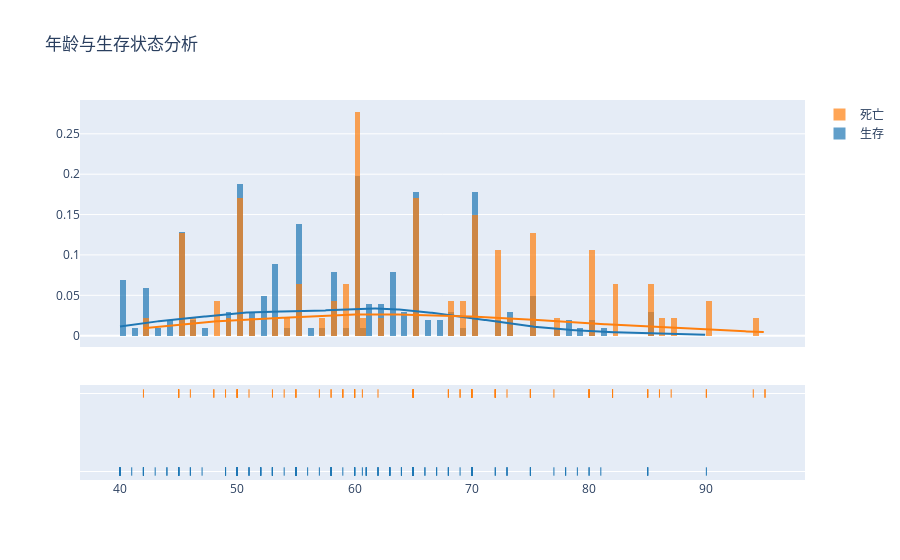

Notebook code for this chart:
### Code cell
## 年龄与死亡事件的关系
surv = heart_data[heart_data["DEATH_EVENT"]==0]["age"]
not_surv = heart_data[heart_data["DEATH_EVENT"]==1]["age"]
hist_data = [surv,not_surv]
group_labels = ['生存', '死亡']
fig = ff.create_distplot(hist_data, group_labels, bin_size=0.5)
fig.update_layout(title_text="年龄与生存状态分析")
fig.show()

### Figure 1 — Plotly figure (JSON) as saved in the notebook; plotly's stock layout.template omitted (floating-point values rounded to 4 significant figures; data arrays with more than 128 entries replaced by an {"elided": "..."} marker saying what was removed)
{"data": [{"autobinx": false, "histnorm": "probability density", "legendgroup": "生存", "marker": {"color": "rgb(31, 119, 180)"}, "name": "生存", "opacity": 0.7, "type": "histogram", "x": {"elided": "203 float values"}, "xaxis": "x", "xbins": {"end": 90, "size": 0.5, "start": 40}, "yaxis": "y"}, {"autobinx": false, "histnorm": "probability density", "legendgroup": "死亡", "marker": {"color": "rgb(255, 127, 14)"}, "name": "死亡", "opacity": 0.7, "type": "histogram", "x": [75, 55, 65, 50, 65, 90, 75, 60, 65, 80, 75, 62, 45, 50, 82, 87, 45, 70, 48, 65, 68, 75, 80, 95, 70, 58, 82, 94, 85, 50, 65, 69, 90, 82, 60, 70, 50, 70, 60, 50, 51, 60, 80, 57, 68, 53, 60, 70, 60, 95, 49, 72, 45, 50, 45, 60, 42, 72, 70, 65, 85, 69, 60, 60, 59, 60, 72, 85, 70, 86, 60, 46, 80, 72, 75, 72, 50, 45, 80, 59, 59, 65, 75, 58, 60.67, 50, 60, 45, 77, 48, 54, 73, 60, 55, 65, 55], "xaxis": "x", "xbins": {"end": 95, "size": 0.5, "start": 42}, "yaxis": "y"}, {"legendgroup": "生存", "marker": {"color": "rgb(31, 119, 180)"}, "mode": "lines", "name": "生存", "showlegend": false, "type": "scatter", "x": {"elided": "500 float values"}, "xaxis": "x", "y": {"elided": "500 float values"}, "yaxis": "y"}, {"legendgroup": "死亡", "marker": {"color": "rgb(255, 127, 14)"}, "mode": "lines", "name": "死亡", "showlegend": false, "type": "scatter", "x": {"elided": "500 float values"}, "xaxis": "x", "y": {"elided": "500 float values"}, "yaxis": "y"}, {"legendgroup": "生存", "marker": {"color": "rgb(31, 119, 180)", "symbol": "line-ns-open"}, "mode": "markers", "name": "生存", "showlegend": false, "type": "scatter", "x": {"elided": "203 float values"}, "xaxis": "x", "y": {"elided": "203 str values"}, "yaxis": "y2"}, {"legendgroup": "死亡", "marker": {"color": "rgb(255, 127, 14)", "symbol": "line-ns-open"}, "mode": "markers", "name": "死亡", "showlegend": false, "type": "scatter", "x": [75, 55, 65, 50, 65, 90, 75, 60, 65, 80, 75, 62, 45, 50, 82, 87, 45, 70, 48, 65, 68, 75, 80, 95, 70, 58, 82, 94, 85, 50, 65, 69, 90, 82, 60, 70, 50, 70, 60, 50, 51, 60, 80, 57, 68, 53, 60, 70, 60, 95, 49, 72, 45, 50, 45, 60, 42, 72, 70, 65, 85, 69, 60, 60, 59, 60, 72, 85, 70, 86, 60, 46, 80, 72, 75, 72, 50, 45, 80, 59, 59, 65, 75, 58, 60.67, 50, 60, 45, 77, 48, 54, 73, 60, 55, 65, 55], "xaxis": "x", "y": ["死亡", "死亡", "死亡", "死亡", "死亡", "死亡", "死亡", "死亡", "死亡", "死亡", "死亡", "死亡", "死亡", "死亡", "死亡", "死亡", "死亡", "死亡", "死亡", "死亡", "死亡", "死亡", "死亡", "死亡", "死亡", "死亡", "死亡", "死亡", "死亡", "死亡", "死亡", "死亡", "死亡", "死亡", "死亡", "死亡", "死亡", "死亡", "死亡", "死亡", "死亡", "死亡", "死亡", "死亡", "死亡", "死亡", "死亡", "死亡", "死亡", "死亡", "死亡", "死亡", "死亡", "死亡", "死亡", "死亡", "死亡", "死亡", "死亡", "死亡", "死亡", "死亡", "死亡", "死亡", "死亡", "死亡", "死亡", "死亡", "死亡", "死亡", "死亡", "死亡", "死亡", "死亡", "死亡", "死亡", "死亡", "死亡", "死亡", "死亡", "死亡", "死亡", "死亡", "死亡", "死亡", "死亡", "死亡", "死亡", "死亡", "死亡", "死亡", "死亡", "死亡", "死亡", "死亡", "死亡"], "yaxis": "y2"}], "layout": {"barmode": "overlay", "hovermode": "closest", "legend": {"traceorder": "reversed"}, "title": {"text": "年龄与生存状态分析"}, "xaxis": {"anchor": "y2", "domain": [0, 1], "zeroline": false}, "yaxis": {"anchor": "free", "domain": [0.35, 1], "position": 0}, "yaxis2": {"anchor": "x", "domain": [0, 0.25], "dtick": 1, "showticklabels": false}}}
